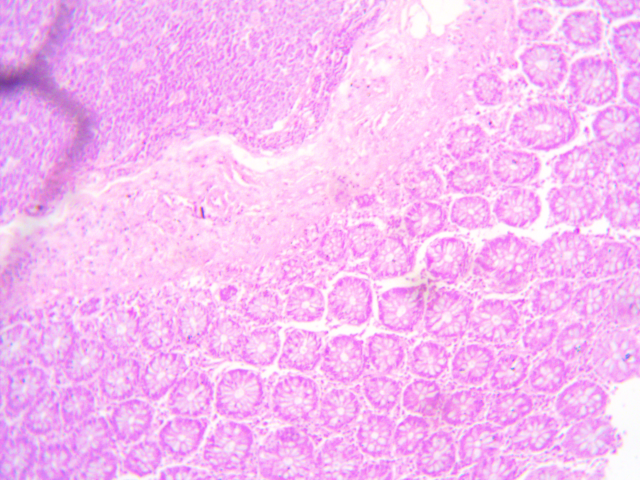
#> input picture Colon/10x/6_colon_10x.tif, 1280 x 960 px, found by its file name (shown at 1/2 size)
$ python spatial.py
#> lines starting #> are read from the running program, lines starting #| are printed output that depends on the picture
import numpy as np
import cv2
import matplotlib.pyplot as plt

def load_and_prepare_images(image_path1, image_path2):
    image1 = cv2.imread(image_path1, cv2.IMREAD_GRAYSCALE)
    image2 = cv2.imread(image_path2, cv2.IMREAD_GRAYSCALE)

    if image1.shape != image2.shape:
        raise ValueError("Images must be of the same dimensions")

    return image1, image2

def downsample_image(image, factor):
    return cv2.resize(image, (image.shape[1] // factor, image.shape[0] // factor), interpolation=cv2.INTER_AREA)

def generate_systematic_points(image, num_points, offset=5):
    height, width = image.shape
    y_coords = np.linspace(0, height - 1, int(np.sqrt(num_points)))
    x_coords = np.linspace(0, width - 1, int(np.sqrt(num_points)))
    points = [(int(x), int(y)) for y in y_coords for x in x_coords]

    noisy_points = [(x + np.random.randint(-offset, offset + 1),
                     y + np.random.randint(-offset, offset + 1)) for x, y in points]

    noisy_points = [(x, y) for x, y in noisy_points if 0 <= x < width and 0 <= y < height]

    return list(zip(*noisy_points[:num_points]))

def calculate_good_matches(points1, points2, good_match_threshold=30):
    good_matches = 0
    results = []

    x_coords1, y_coords1 = points1
    x_coords2, y_coords2 = points2

    for x1, y1, x2, y2 in zip(x_coords1, y_coords1, x_coords2, y_coords2):
        distance = np.sqrt((x1 - x2) ** 2 + (y1 - y2) ** 2)
        results.append((x1, y1, x2, y2, distance))

        if distance < good_match_threshold:
            good_matches += 1

    return good_matches, results

def main(image_path1, image_path2, num_points=100, downsample_factor=1, good_match_threshold=30):
    image1, image2 = load_and_prepare_images(image_path1, image_path2)
#> in load_and_prepare_images, `image1 = cv2.imread(image_path1, cv2.IMREAD_GRAYSCALE)`:
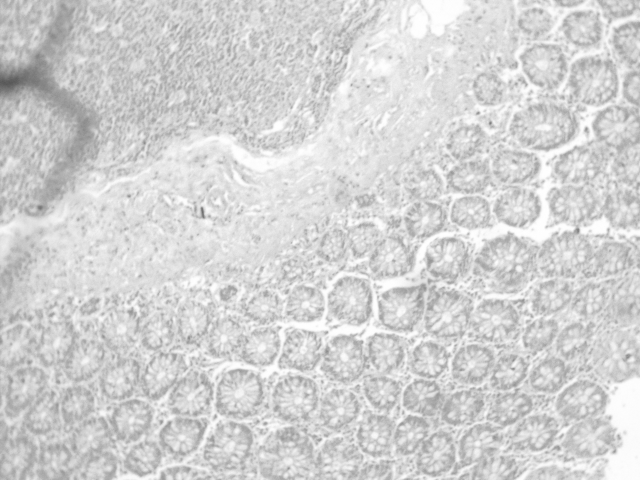
#> image1: shape (960, 1280) (shown at 1/2 size); min 86, max 255, mean 210.5
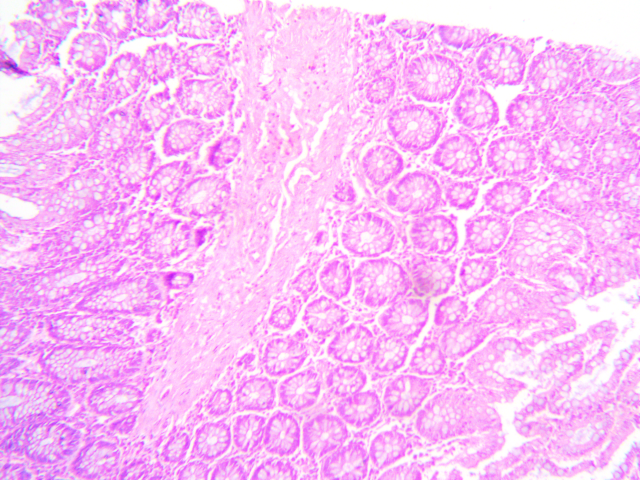
#> input picture Colon/10x/10_colon_10x.tif, 1280 x 960 px, found by its file name (shown at 1/2 size)
#> in load_and_prepare_images, `image2 = cv2.imread(image_path2, cv2.IMREAD_GRAYSCALE)`:
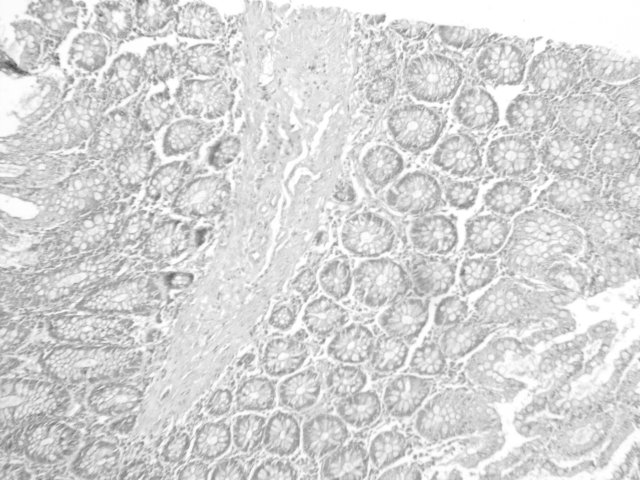
#> image2: shape (960, 1280) (shown at 1/2 size); min 67, max 255, mean 213.8

    if downsample_factor > 1:
        image1 = downsample_image(image1, downsample_factor)
#> in downsample_image, `return cv2.resize(image, (image.shape[1] // factor, image.shape[0] // ..`:
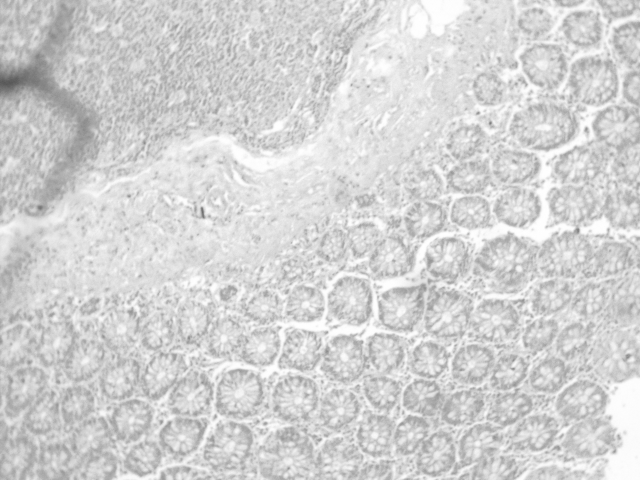
#> returned value: shape (480, 640); min 87, max 255, mean 210.6
        image2 = downsample_image(image2, downsample_factor)
#> call 2 of downsample_image, with factor = 2
#> in downsample_image (call 2), `return cv2.resize(image, (image.shape[1] // factor, image.shape[0] // ..`:
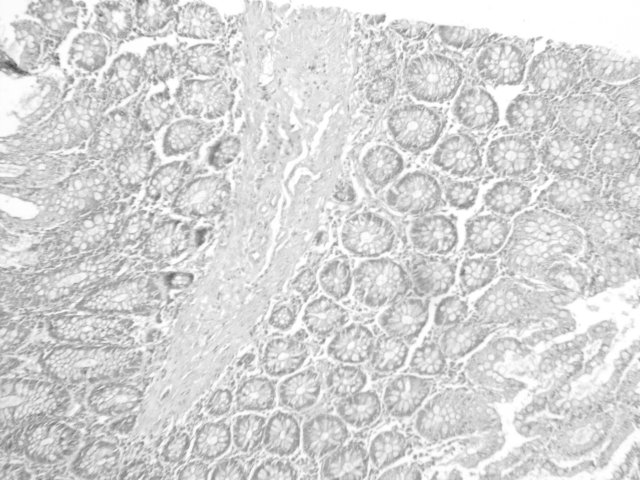
#> returned value: shape (480, 640); min 71, max 255, mean 213.9

    points1 = generate_systematic_points(image1, num_points)
#> points1 = 2 items
    points2 = generate_systematic_points(image2, num_points)
#> points2 = 2 items

    good_matches_count, results = calculate_good_matches(points1, points2, good_match_threshold)
#> in calculate_good_matches, `x_coords1, y_coords1 = points1`: x_coords1 = 80 values, max 638 at index 21, min 0 at index 39, mean 329.6; y_coords1 = 80 values, max 479 at index 76, min 0 at index 1, mean 239.6
#> in calculate_good_matches, `x_coords2, y_coords2 = points2`: x_coords2 = 89 values, max 638 at index 27, min 0 at index 8, mean 307.7; y_coords2 = 89 values, max 479 at index 88, min 0 at index 5, mean 231.8
#> the loop in calculate_good_matches, `for x1, y1, x2, y2 in zip(x_coords1, y_coords1, x_coords2, y_coords2):` made 80 passes
#> (x1, y1, x2, y2, distance) on passes 1 to 12: (144, 4, 5, 1, 139), (211, 0, 69, 1, 142), (357, 1, 142, 2, 215), (429, 3, 208, 3, 221), (569, 2, 283, 5, 286), (75, 56, 356, 0, 286.5), (146, 52, 495, 4, 352.3), (211, 48, 570, 0, 362.2), (282, 53, 0, 51, 282), (350, 50, 69, 55, 281), (424, 56, 146, 57, 278), (493, 51, 217, 55, 276)
#> after the loop in calculate_good_matches, `for x1, y1, x2, y2 in zip(x_coords1, y_coords1, x_coords2, y_coords2):`: good_matches = 0; results = 80 items, first 6: (144, 4, 5, 1, 139), (211, 0, 69, 1, 142), (357, 1, 142, 2, 215), (429, 3, 208, 3, 221), (569, 2, 283, 5, 286), (75, 56, 356, 0, 286.5)
#> good_matches_count = 0
    good_match_percentage = (good_matches_count / num_points) * 100 if num_points > 0 else 0
#> good_match_percentage = 0

    print(f"Good Matches Percentage: {good_match_percentage:.2f}%")
#| Good Matches Percentage: 0.00%

    plt.figure(figsize=(12, 6))

    plt.subplot(1, 2, 1)
    plt.imshow(image1, cmap='gray')
    plt.title('Image 1 with Points')
    plt.axis('off')
    for (x1, y1) in zip(points1[0], points1[1]):
        plt.scatter(x1, y1, color='red', s=10)
#> this loop made 80 passes
#> (x1, y1) on passes 1 to 12: (144, 4), (211, 0), (357, 1), (429, 3), (569, 2), (75, 56), (146, 52), (211, 48), (282, 53), (350, 50), (424, 56), (493, 51)

    plt.subplot(1, 2, 2)
    plt.imshow(image2, cmap='gray')
    plt.title('Image 2 with Points')
    plt.axis('off')
    for (x2, y2) in zip(points2[0], points2[1]):
        plt.scatter(x2, y2, color='blue', s=10)
#> this loop made 89 passes
#> (x2, y2) on passes 1 to 12: (5, 1), (69, 1), (142, 2), (208, 3), (283, 5), (356, 0), (495, 4), (570, 0), (0, 51), (69, 55), (146, 57), (217, 55)

    plt.tight_layout()
    plt.show()
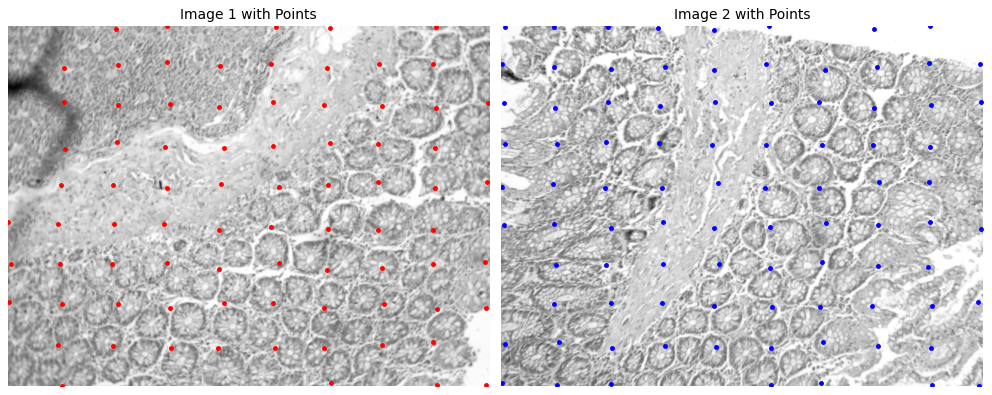
#> figure drawn by matplotlib, 2 panels

if __name__ == "__main__":
    image_path1 = "/home/sristy/Desktop/Medical-Image-Sensory/Colon/10x/6_colon_10x.tif"
    image_path2 = "/home/sristy/Desktop/Medical-Image-Sensory/Colon/10x/10_colon_10x.tif"
    downsample_factor = 2
    main(image_path1, image_path2, num_points=100, downsample_factor=downsample_factor)
